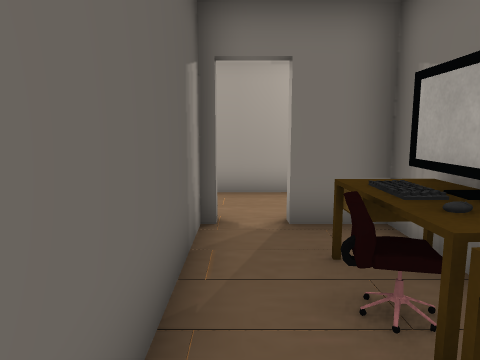
View 1 (above)

18 first-person views from a walk through a Unity game level. The camera is 1.5 m above the floor, tilts 8° down and sees 70° across. Doors are open. The floor is counted in squares, 1 m on a side. Each view is taken from the middle of a square. On the plan, view 1 faces up. The plan holds only what a view shows up to about 16 squares ahead; the rest is blank. The place goes on beyond the plan. Some surface patterns are stand-ins.

View 2
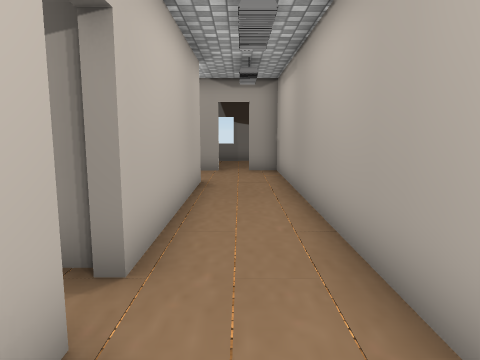

View 3
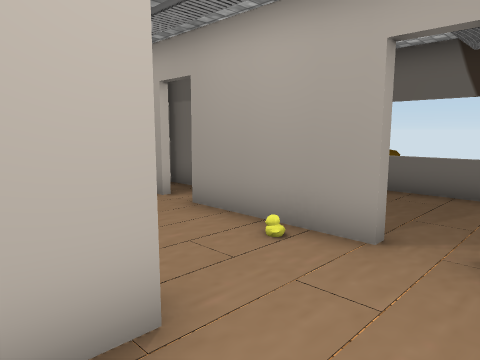

View 4
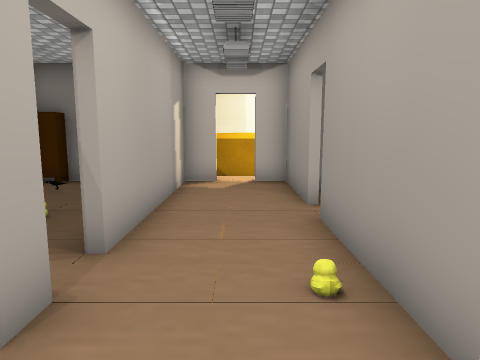

View 5
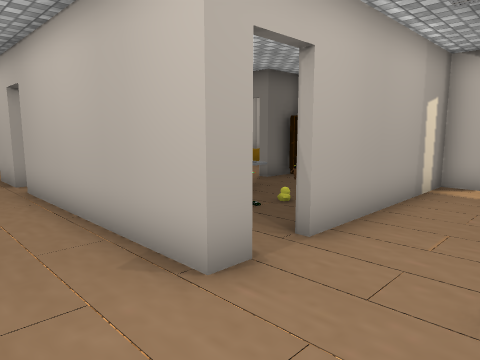

View 6
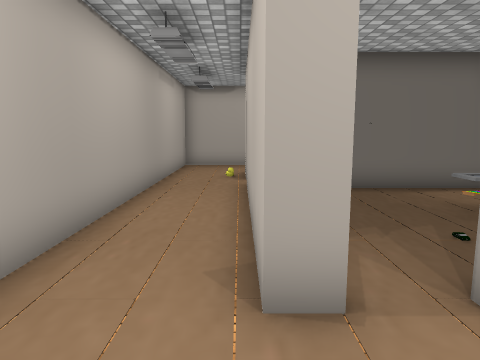

View 7
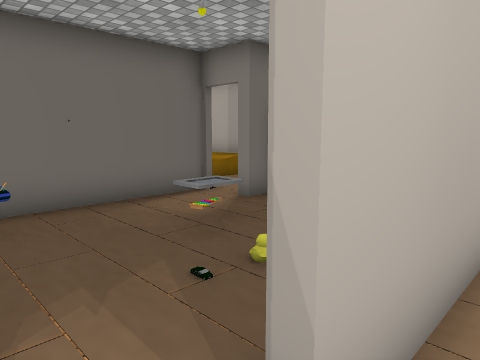

View 8
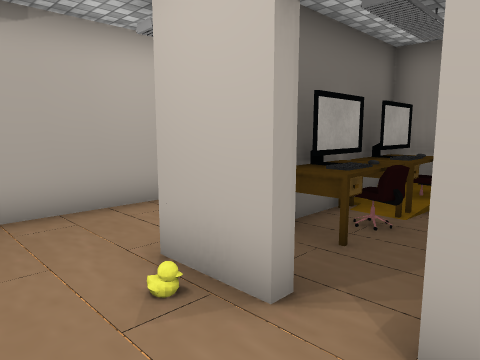

View 9
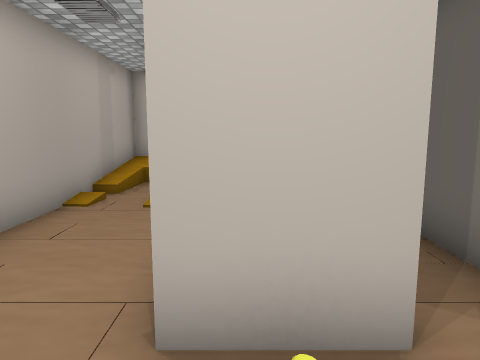

View 10
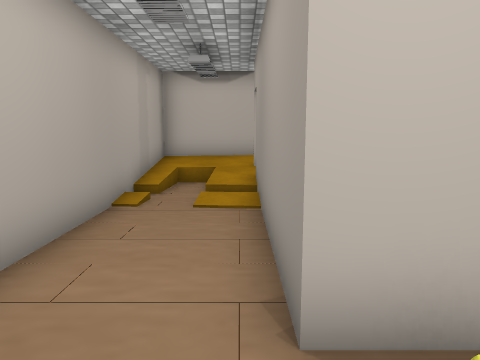

View 11
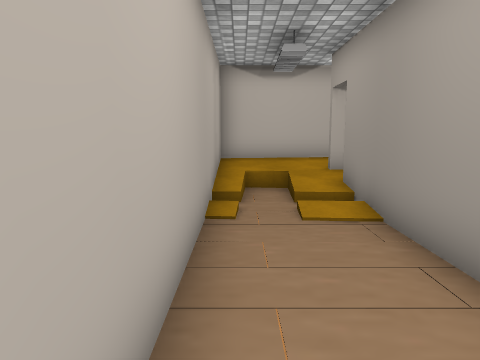

View 12
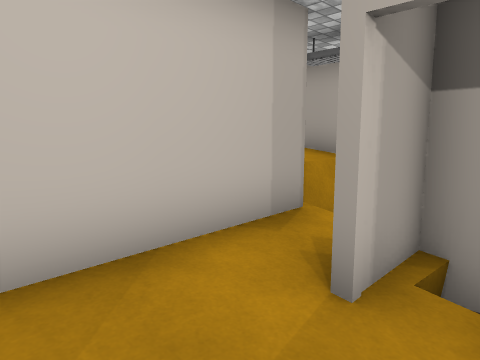

View 13
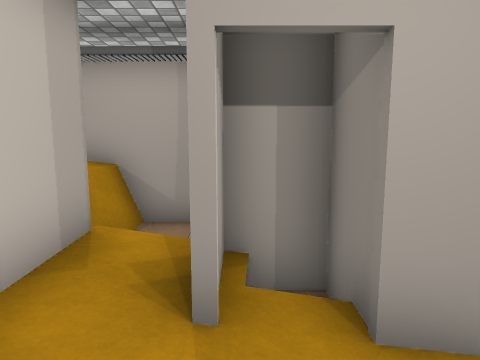

View 14
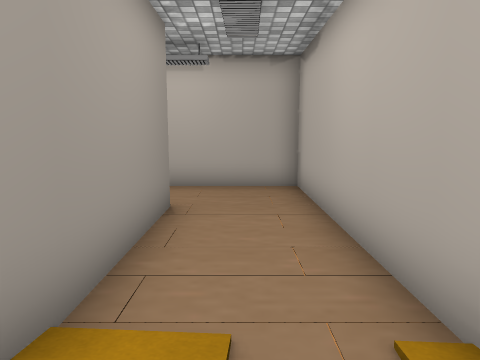

View 15
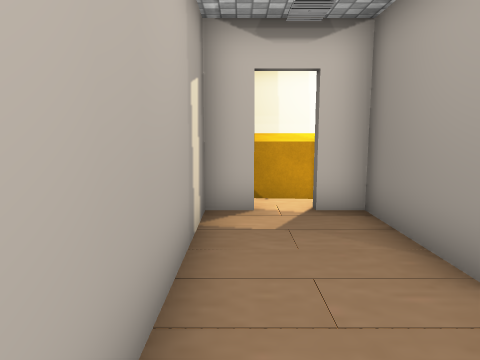

View 16
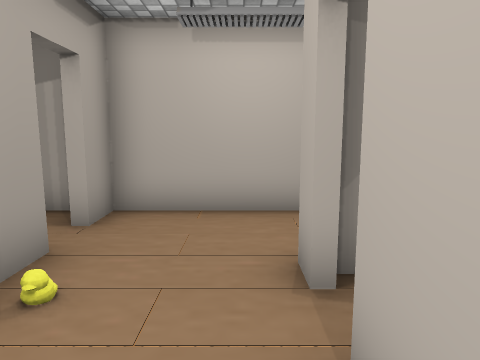

View 17
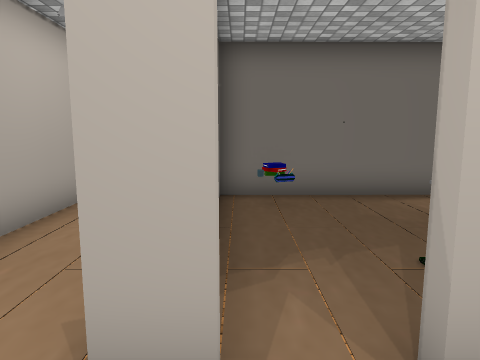

View 18
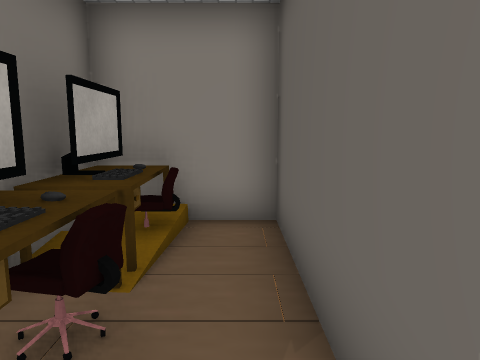

### Floor plan
Key: @ floor where view 1 was taken; # wall or solid block; x gap in a wall; . main floor; : floor 0.5 m higher than the main floor; / step, stairs or slope; D open door; ^ raised ledge; v drop or lower ground; E desk; C chair; M computer; A cabinet; K keyboard; L lamp; B books; O other object.
Columns run from 12 left of view 1 to 6 right of it. Each row starts with its distance up from view 1.
  9 ###################
  8  #................#
  7 .DD...............#
  6 .D...#######D##...#
  5  #O..D    ##..##..#
  4  #...D....B#.EE#..#
  3  #...#.....#.CM...#
  2  DD..#.O.O.#.EE...#
  1  DD..#..OO.#.KM./.#
  0 ##...  .. ##@OM///#
 -1 # ...# ..#DD##DD//#
 -2   .D.#  AA#. #DD//#
 -3   #D##  ###.v:::::#
 -4   #^^     ## x#####
 -5   ^^^     ^L^
 -6   ##      D

Where each view was taken, in squares from view 1:
view 1: 0 up, 0 right, facing up
view 2: 7 up, 3 right, facing left
view 3: 8 up, 6 left, facing down-left
view 4: 8 up, 9 left, facing down
view 5: 8 up, 10 left, facing down-right
view 6: 6 up, 10 left, facing right
view 7: 5 up, 8 left, facing down-right
view 8: 8 up, 1 left, facing down-right
view 9: 8 up, 2 right, facing down
view 10: 8 up, 3 right, facing down
view 11: 7 up, 5 right, facing down
view 12: 1 down, 5 right, facing down-left
view 13: 2 down, 5 right, facing left
view 14: 1 down, 4 right, facing up
view 15: 4 up, 8 left, facing down
view 16: 2 up, 8 left, facing up
view 17: 5 up, 9 left, facing right
view 18: 5 up, 0 right, facing down
